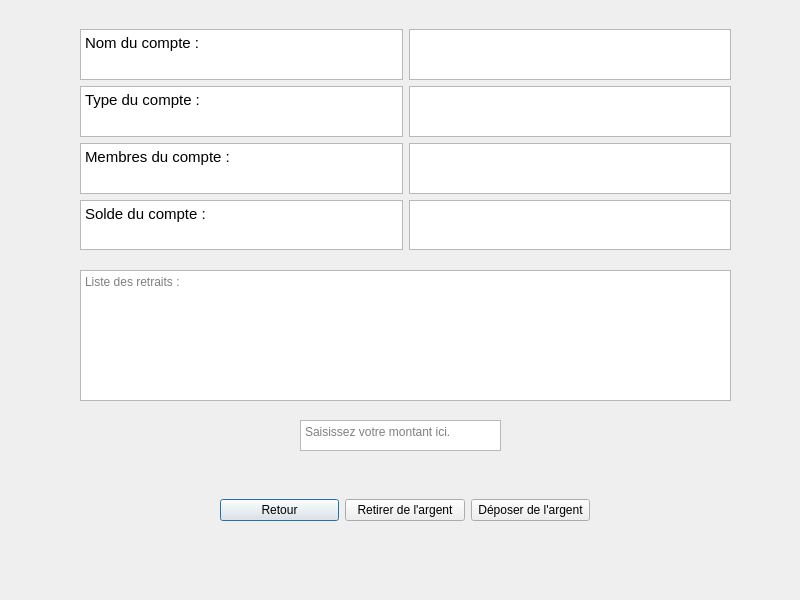
<?xml version="1.0" encoding="UTF-8"?>
<ui version="4.0">
 <class>CompteCommun</class>
 <widget class="QDialog" name="CompteCommun">
  <property name="geometry">
   <rect>
    <x>0</x>
    <y>0</y>
    <width>800</width>
    <height>600</height>
   </rect>
  </property>
  <property name="windowTitle">
   <string>Dialog</string>
  </property>
  <widget class="QWidget" name="verticalLayoutWidget">
   <property name="geometry">
    <rect>
     <x>80</x>
     <y>29</y>
     <width>651</width>
     <height>221</height>
    </rect>
   </property>
   <layout class="QVBoxLayout" name="Quatre">
    <item>
     <layout class="QHBoxLayout" name="horizontalLayout_7">
      <item>
       <widget class="QTextBrowser" name="textBrowser_2">
        <property name="html">
         <string>&lt;!DOCTYPE HTML PUBLIC &quot;-//W3C//DTD HTML 4.0//EN&quot; &quot;http://www.w3.org/TR/REC-html40/strict.dtd&quot;&gt;
&lt;html&gt;&lt;head&gt;&lt;meta name=&quot;qrichtext&quot; content=&quot;1&quot; /&gt;&lt;style type=&quot;text/css&quot;&gt;
p, li { white-space: pre-wrap; }
&lt;/style&gt;&lt;/head&gt;&lt;body style=&quot; font-family:'Ubuntu'; font-size:11pt; font-weight:400; font-style:normal;&quot;&gt;
&lt;p style=&quot; margin-top:0px; margin-bottom:0px; margin-left:0px; margin-right:0px; -qt-block-indent:0; text-indent:0px;&quot;&gt;Nom du compte :&lt;/p&gt;&lt;/body&gt;&lt;/html&gt;</string>
        </property>
        <property name="placeholderText">
         <string/>
        </property>
       </widget>
      </item>
      <item>
       <widget class="QTextBrowser" name="nomDuCompte"/>
      </item>
     </layout>
    </item>
    <item>
     <layout class="QHBoxLayout" name="horizontalLayout_8">
      <item>
       <widget class="QTextBrowser" name="textBrowser_3">
        <property name="html">
         <string>&lt;!DOCTYPE HTML PUBLIC &quot;-//W3C//DTD HTML 4.0//EN&quot; &quot;http://www.w3.org/TR/REC-html40/strict.dtd&quot;&gt;
&lt;html&gt;&lt;head&gt;&lt;meta name=&quot;qrichtext&quot; content=&quot;1&quot; /&gt;&lt;style type=&quot;text/css&quot;&gt;
p, li { white-space: pre-wrap; }
&lt;/style&gt;&lt;/head&gt;&lt;body style=&quot; font-family:'Ubuntu'; font-size:11pt; font-weight:400; font-style:normal;&quot;&gt;
&lt;p style=&quot; margin-top:0px; margin-bottom:0px; margin-left:0px; margin-right:0px; -qt-block-indent:0; text-indent:0px;&quot;&gt;Type du compte :&lt;/p&gt;&lt;/body&gt;&lt;/html&gt;</string>
        </property>
        <property name="placeholderText">
         <string/>
        </property>
       </widget>
      </item>
      <item>
       <widget class="QTextBrowser" name="typeDuCompte"/>
      </item>
     </layout>
    </item>
    <item>
     <layout class="QHBoxLayout" name="horizontalLayout_9">
      <item>
       <widget class="QTextBrowser" name="textBrowser_4">
        <property name="html">
         <string>&lt;!DOCTYPE HTML PUBLIC &quot;-//W3C//DTD HTML 4.0//EN&quot; &quot;http://www.w3.org/TR/REC-html40/strict.dtd&quot;&gt;
&lt;html&gt;&lt;head&gt;&lt;meta name=&quot;qrichtext&quot; content=&quot;1&quot; /&gt;&lt;style type=&quot;text/css&quot;&gt;
p, li { white-space: pre-wrap; }
&lt;/style&gt;&lt;/head&gt;&lt;body style=&quot; font-family:'Ubuntu'; font-size:11pt; font-weight:400; font-style:normal;&quot;&gt;
&lt;p style=&quot; margin-top:0px; margin-bottom:0px; margin-left:0px; margin-right:0px; -qt-block-indent:0; text-indent:0px;&quot;&gt;Membres du compte :&lt;/p&gt;&lt;/body&gt;&lt;/html&gt;</string>
        </property>
        <property name="placeholderText">
         <string/>
        </property>
       </widget>
      </item>
      <item>
       <widget class="QTextBrowser" name="membresDuCompte"/>
      </item>
     </layout>
    </item>
    <item>
     <layout class="QHBoxLayout" name="horizontalLayout_10">
      <item>
       <widget class="QTextBrowser" name="textBrowser_5">
        <property name="html">
         <string>&lt;!DOCTYPE HTML PUBLIC &quot;-//W3C//DTD HTML 4.0//EN&quot; &quot;http://www.w3.org/TR/REC-html40/strict.dtd&quot;&gt;
&lt;html&gt;&lt;head&gt;&lt;meta name=&quot;qrichtext&quot; content=&quot;1&quot; /&gt;&lt;style type=&quot;text/css&quot;&gt;
p, li { white-space: pre-wrap; }
&lt;/style&gt;&lt;/head&gt;&lt;body style=&quot; font-family:'Ubuntu'; font-size:11pt; font-weight:400; font-style:normal;&quot;&gt;
&lt;p style=&quot; margin-top:0px; margin-bottom:0px; margin-left:0px; margin-right:0px; -qt-block-indent:0; text-indent:0px;&quot;&gt;Solde du compte :&lt;/p&gt;&lt;/body&gt;&lt;/html&gt;</string>
        </property>
        <property name="placeholderText">
         <string/>
        </property>
       </widget>
      </item>
      <item>
       <widget class="QTextBrowser" name="soldeDuCompte"/>
      </item>
     </layout>
    </item>
   </layout>
  </widget>
  <widget class="QTextBrowser" name="Liste">
   <property name="geometry">
    <rect>
     <x>80</x>
     <y>270</y>
     <width>651</width>
     <height>131</height>
    </rect>
   </property>
   <property name="placeholderText">
    <string>Liste des retraits : </string>
   </property>
  </widget>
  <widget class="QWidget" name="horizontalLayoutWidget">
   <property name="geometry">
    <rect>
     <x>220</x>
     <y>470</y>
     <width>370</width>
     <height>80</height>
    </rect>
   </property>
   <layout class="QHBoxLayout" name="PPP">
    <item>
     <widget class="QPushButton" name="retour">
      <property name="text">
       <string>Retour</string>
      </property>
     </widget>
    </item>
    <item>
     <widget class="QPushButton" name="retirerDeLArgent">
      <property name="text">
       <string>Retirer de l'argent</string>
      </property>
     </widget>
    </item>
    <item>
     <widget class="QPushButton" name="deposerDeLArgent">
      <property name="text">
       <string>Déposer de l'argent</string>
      </property>
     </widget>
    </item>
   </layout>
  </widget>
  <widget class="QTextEdit" name="Montant">
   <property name="geometry">
    <rect>
     <x>300</x>
     <y>420</y>
     <width>201</width>
     <height>31</height>
    </rect>
   </property>
   <property name="placeholderText">
    <string>Saisissez votre montant ici.</string>
   </property>
  </widget>
 </widget>
 <resources/>
 <connections/>
</ui>
